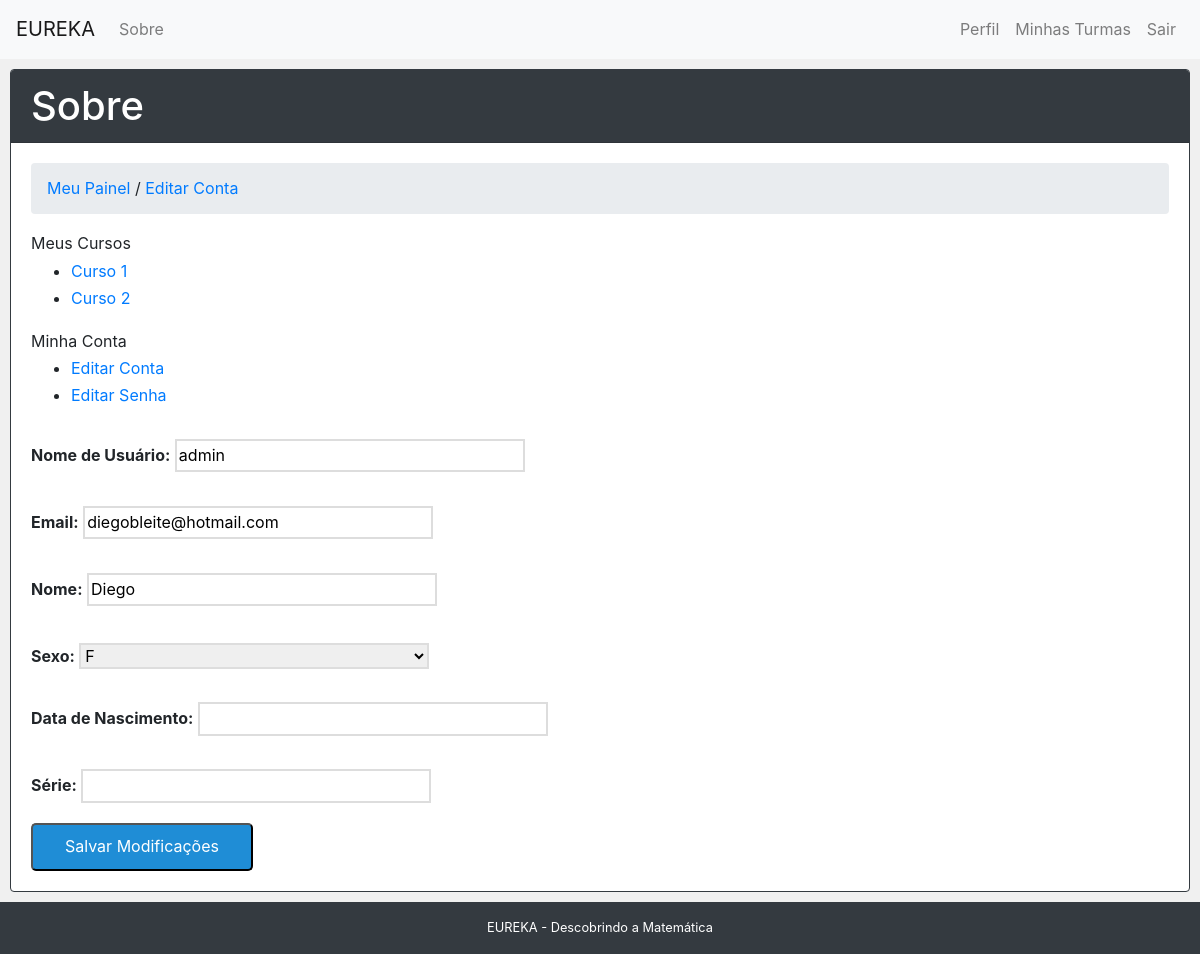
The app's page /editar_usuario/ (signed in) with its own data.
### core/models.py (models this page shows)
class Usuario(AbstractBaseUser, PermissionsMixin):
	USER_OPTIONS = (
		('PROFESSOR', 'Professor'),
		('ALUNO', 'Aluno'),
	)
	GENDER_OPTIONS = (
		('MASCULINO', 'M'),
		('FEMININO', 'F'),
	)
	username = models.CharField('Nome de Usuário', max_length=30, unique=True, validators = [validators.RegexValidator(re.compile('^[\w.@+-]+$'), 'O nome de usuário só pode conter letras, dígitos ou os seguintes caracteres @/./+/-/_', 'invalid')])
	name = models.CharField('Nome', max_length=100)
	gender = user_type = models.CharField('Sexo', max_length=9, choices=GENDER_OPTIONS, default='MASCULINO')
	birth_date = models.DateField('Data de Nascimento', null=True, blank = True)
	grade = models.IntegerField('Série', validators=[MaxValueValidator(9), MinValueValidator(1)], null=True, blank = True)
	email = models.EmailField('Email', max_length=256, blank=True, unique=True)
	user_type = models.CharField('Tipo', max_length=9, choices=USER_OPTIONS, default='ALUNO')
	created_at = models.DateTimeField('Criado em', auto_now_add=True)
	updated_at = models.DateTimeField('Atualizado em', auto_now=True)
	is_active = models.BooleanField('Esta ativo?', blank=True, default=True)
	is_staff = models.BooleanField('Admin', blank=True, default=False)
	date_joined = models.DateTimeField('Data de cadastro', auto_now_add=True)
	objects = UserManager()
	USERNAME_FIELD = 'username'
	REQUIRED_FIELDS = ['email','name','gender','birth_date','user_type']
	def __str__(self):
		return self.username
	class Meta:
		verbose_name = 'Usuário'
		verbose_name_plural = 'Usuários'

### core/views.py (the view)
# urls.py: path('editar_usuario/', views.editar_usuario, name='editar_usuario'),
@login_required
def editar_usuario(request):
	context = {}
	if request.method == 'POST':
		form = FormularioEditarConta(request.POST, instance = request.user)
		if form.is_valid():
			form.save()
			context['success'] = True
	else:
		form = FormularioEditarConta(instance = request.user)
	context ['form'] = form
	return render(request,'editar_usuario.html', context)

### core/forms.py
class FormularioEditarConta(forms.ModelForm):
	class Meta:
		model = User
		fields = ['username','email','name','gender','birth_date','grade']

### core/templates/editar_usuario.html (shortened to what this page needs)
{% extends "usuario.html" %}
{% block breadcrumb %}
    {{ block.super }}
    <li>&nbsp;/&nbsp;</li>
    <li><a href="{% url 'editar_usuario' %}">Editar Conta</a></li>
{% endblock %}
{% block dashboard_content %}
<form class="pure-form pure-form-stacked" method="post">
    <fieldset>
        {% for field in form %}
        <div class="pure-control-group">
            {{ field.label_tag }}
            {{ field }}
        </div>
        {% endfor %}
        <div class="pure-controls">
            <button type="submit" class="pure-button pure-button-primary">Salvar Modificações</button>
        </div>
    </fieldset>
</form>
{% endblock %}

### core/static/css/styles.css (style rules this page uses)
* { -webkit-box-sizing: border-box; -moz-box-sizing: border-box; box-sizing: border-box; }
body { margin: 0 auto; line-height: 1.7em; }
.pure-form label { margin: 1em 0 0; font-weight: bold; font-size: 100%; }
.pure-form input[type], textarea, select { border: 2px solid #ddd; box-shadow: none; font-size: 100%; width: 100%; max-width: 350px; margin-bottom: 0.3em; }
.pure-form .pure-control-group { margin-bottom: 1em; }
.pure-button { background-color: #1f8dd6; color: white; padding: 0.5em 2em; border-radius: 5px; }

### records on screen
Usuario: form "admin" "diegobleite@hotmail.com" "Diego" "F"

### other values on screen
{{ field.label_tag }} "Nome de Usuário:" "Email:" "Nome:" "Sexo:" "Data de Nascimento:" "Série:"
